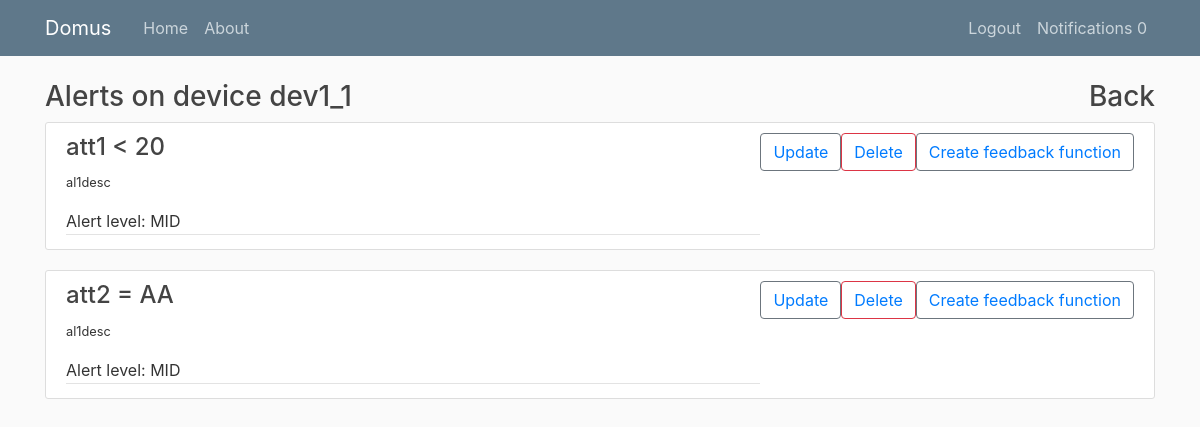
The page /category/24/device/41/alerts/ (signed in) on the database its author committed.
### devices/models.py (models this page shows, shortened)
class UserProfile(models.Model):
    user = models.OneToOneField(User,on_delete=models.CASCADE)
    unreaded_notifications = models.IntegerField()

class Device(models.Model):
    deviceID = models.CharField(max_length=50, unique = True)
    Devtype = models.ForeignKey(DeviceType,on_delete=models.CASCADE)
    name = models.CharField(max_length=50)
    description = models.CharField(max_length=250)
    ip_adress = models.CharField(max_length=15)
    port = models.IntegerField()
    path = models.CharField(max_length = 100, default = '/')

class Alert(models.Model):
    device = models.ForeignKey(Device,on_delete=models.CASCADE)
    attribute = models.ForeignKey(StateAttribute,on_delete=models.CASCADE)
    user = models.ForeignKey(User,on_delete=models.CASCADE)
    description = models.CharField(max_length=250)
    alert_condition = models.CharField(
        max_length = 1,
        choices = ALERT_CONDITIONS,
        default = CONDITION_EQUAL
    )
    alert_level = models.CharField(
        max_length = 3,
        choices = ALERT_LEVELS,
        default = ALERT_LEVEL_MID
    )
    value = models.CharField(max_length=30)

class StateAttribute(models.Model):
    name = models.CharField(max_length=30)
    description = models.CharField(max_length=250)
    devType = models.ForeignKey(DeviceType,on_delete= models.CASCADE)
    data_type = models.CharField(
        max_length=1,
        choices=DATA_CHOICES,
        default=STRING,
    )

### devices/views.py (the view)
# urls.py: path('category/<int:catpk>/device/<int:devpk>/alerts/',AlertListView.as_view(),name='alerts'),
class AlertListView(LoginRequiredMixin,UserPassesTestMixin,ListView):
    model = Alert
    template_name = 'devices/alerts.html'
    context_object_name = 'alert_list'
    paginate_by = 2
    def get_context_data(self, **kwargs):
        context = super().get_context_data(**kwargs)
        context['catid'] = self.kwargs.get('catpk')
        dev = get_object_or_404(Device, id=self.kwargs.get('devpk'))
        context['dev'] = dev
        return context
    def get_queryset(self):
       dev = get_object_or_404(Device, id=self.kwargs.get('devpk'))
       return Alert.objects.filter(device = dev, user = self.request.user)
    def test_func(self):
        dev = get_object_or_404(Device, id=self.kwargs.get('devpk'))
        cat = get_object_or_404(Category, id=self.kwargs.get('catpk'), devices=dev)
        if(cat.owner == self.request.user):
            return True
        return False

### devices/templates/devices/alerts.html
{% extends "devices/paginable.html" %}
{% block content %}
<div class="float-md-right"> <a href="{% url 'device' catid dev.id %}"><h3>Back</h3></a></div>
<h3>Alerts on device {{dev.name}} </h3>
    {% for item in alert_list %}
        <article class="media content-section">
            <div class="media-body">
                <div class="article-metadata">
                   <h4>{{ item.attribute.name }} {{ item.alert_condition }} {{ item.value }}</h4>
                    <p><small>{{ item.description }}</small></p>
                    <div>Alert level: {{ item.alert_level }} </div>
                </div>
            </div>
            <div>
                <button class="btn btn-outline-secondary" ><a href="{% url 'updatealert' catid dev.id item.id %}">Update</a></button>
            </div>
            <div>
                <button class="btn btn-outline-danger" ><a href="{% url 'deletealert' catid dev.id item.id %}">Delete</a></button>
            </div>
            <div>
                <button class="btn btn-outline-secondary" ><a href="{% url 'selectfeedbackfunction' catid dev.id item.id %}">Create feedback function</a></button>
            </div>
        </article>
    {% endfor %}
{% endblock content %}

### devices/templates/devices/base.html (shortened to what this page needs)
{% load static %}
<!DOCTYPE html>
<html>
    <head>
        <link rel="stylesheet" href="https://maxcdn.bootstrapcdn.com/bootstrap/4.0.0/css/bootstrap.min.css">
        <link rel="stylesheet" type="text/css" href="{% static 'devices/main.css' %} ">
    </head>
    <body>
        <header class="site-header">
            <nav class="navbar navbar-expand-md navbar-dark bg-steel fixed-top">
                <div class="container">
                    <a class="navbar-brand mr-4" href="{% url 'home' %}">Domus</a>
                    <div class="collapse navbar-collapse" id="navbarToggle">
                        <div class="navbar-nav mr-auto">
                        <a class="nav-item nav-link" href="{% url 'home' %}">Home</a>
                        <a class="nav-item nav-link" href="{% url 'about-page' %}">About</a>
                        </div>
                        <div class="navbar-nav">
                        {% if user.is_authenticated %}
                        <a class="nav-item nav-link" href="{% url 'logout' %}">Logout</a>
                        <a class="nav-item nav-link" href="{% url 'notifications' %}">Notifications {{ user.userprofile.unreaded_notifications }}</a>
                        {% else %}
                        <a class="nav-item nav-link" href="{% url 'login' %}">Login</a>
                        <a class="nav-item nav-link" href="{% url 'register' %}">Register</a>
                        {% endif %}
                        </div>
                    </div>
                </div>
            </nav>
        </header>
        <main role="main" class="container">
        <div class="row">
            <div class="col-md-12">
            {% block content %}{% endblock %}
            </div>
        </div>
        </main>
    </body>
</html>

### devices/static/devices/main.css (style rules this page uses)
body { background: #fafafa; color: #333333; margin-top: 5rem; }
h1, h2, h3, h4, h5, h6 { color: #444444; }
.bg-steel { background-color: #5f788a; }
.site-header .navbar-nav .nav-link { color: #cbd5db; }
.content-section { background: #ffffff; padding: 10px 20px; border: 1px solid #dddddd; border-radius: 3px; margin-bottom: 20px; }
.article-metadata { padding-bottom: 1px; margin-bottom: 4px; border-bottom: 1px solid #e3e3e3 }

### rows shown on the page
Device: name "dev1_1"
Alert: attribute.name "att1", alert_condition "<", value "20", description "al1desc", alert_level "MID"
Alert: attribute.name "att2", alert_condition "=", value "AA", description "al1desc", alert_level "MID"

### other values the page prints
{{ user.userprofile.unreaded_notifications }} "0"
